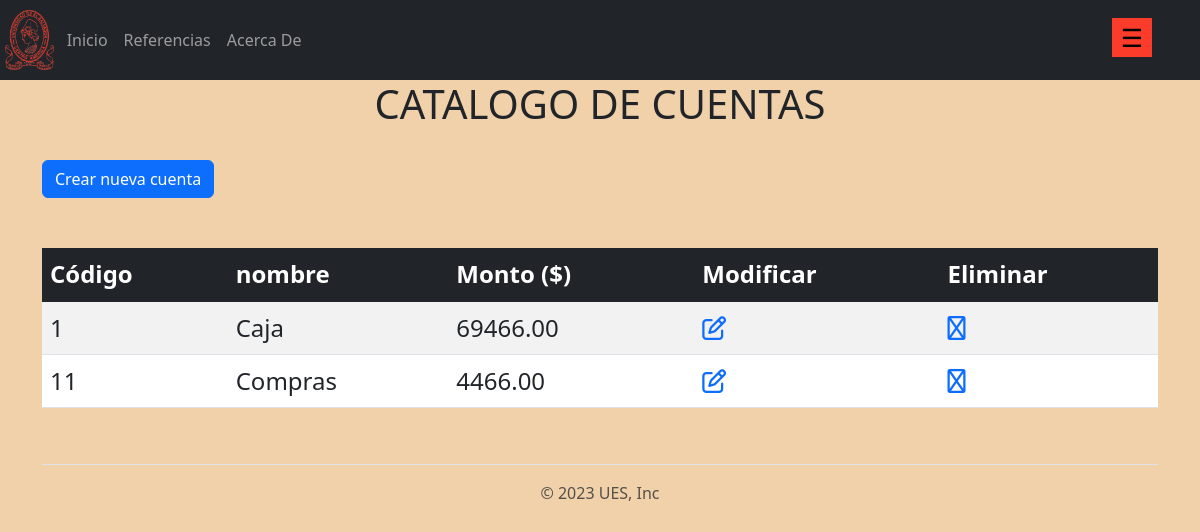
Page /cuenta/cuenta on the earlier database version.
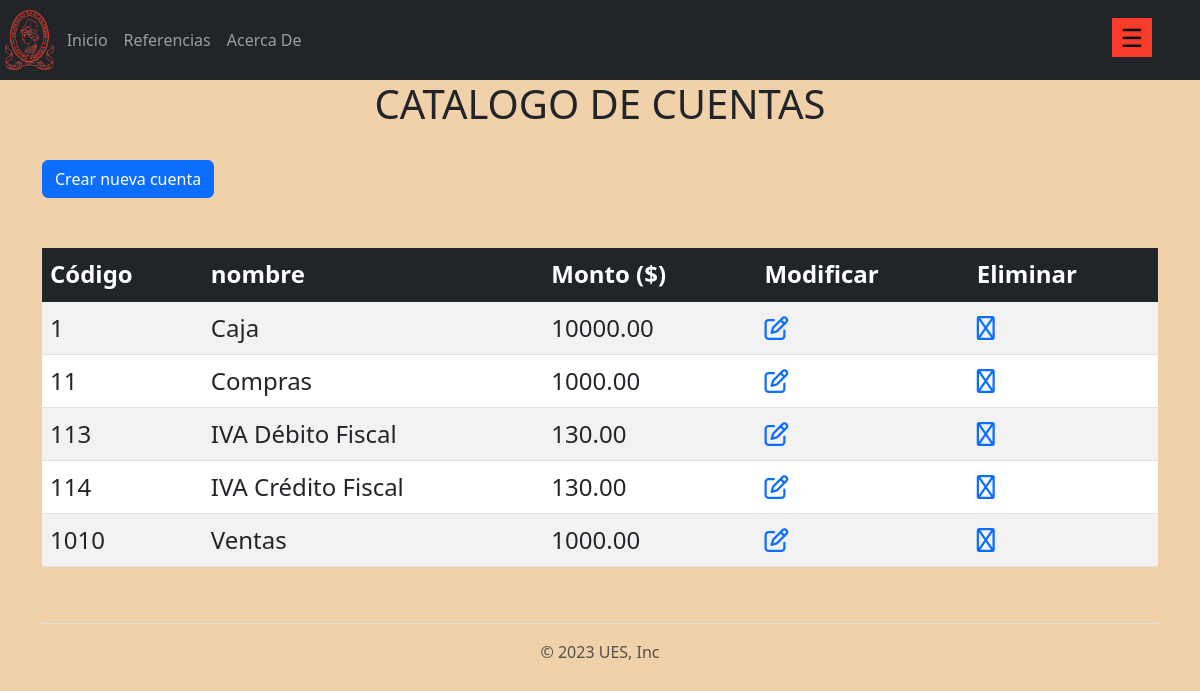
Same page on the later database version.
### aplicaciones/cuenta/models.py (models this page shows, shortened)
class cuenta(models.Model):
    codigo = models.CharField(max_length=10)
    nombre = models.CharField(max_length=50)
    monto = models.DecimalField(max_digits=10, decimal_places=2)

### aplicaciones/cuenta/views.py (the view)
# urls.py: path('cuenta/cuenta', views.cuentas, name='cuenta'),
def cuentas(request):
    catalogo = cuenta.objects.all().order_by('id')
    return render(request, 'cuenta/cuenta.html',{
        'catalogo':catalogo
    })

### templates/cuenta/cuenta.html (shortened to what this page needs)
{% extends 'layout/base.html' %}
{% load static %}
{% block content %}
    <h1>CATALOGO DE CUENTAS</h1><br>
    <a href="{% url 'crear' %}">
        <button style="margin-bottom: 50px;" type="button" class="btn btn-primary">Crear nueva cuenta</button>
    </a>
    <table class="table table-striped" style="font-size: x-large;">
        <thead class="table-dark">
            <tr>
                <th>Código</th>
                <th>nombre</th>
                <th>Monto ($)</th>
                <th>Modificar</th>
                <th>Eliminar</th>
            </tr>
        </thead>
        <tbody class="table-group-divider">
            {% for e in catalogo %}
                <tr>
                    <td> {{ e.codigo }}</td>
                    <td> {{ e.nombre }}</td>
                    <td> {{ e.monto }}</td>
                    <td> <a href="{% url 'modificar' e.id %}">
                        <i class="fa-regular fa-pen-to-square"></i>
                    </a></td>
                    <td><a href="{% url 'eliminar' e.id %}">
                        <i class="fa-regular fa-trash"></i></td>
                </tr>
                    {% endfor %}
        </tbody>
    </table>
{% endblock content %}

### templates/layout/base.html (shortened to what this page needs)
{% load static %}
<!DOCTYPE html>
<html lang="en">
  <head>
    <link href="{% static 'fontawesomefree/css/fontawesome.css' %}" rel="stylesheet" type="text/css">
    <link href="{% static 'fontawesomefree/css/brands.css' %}" rel="stylesheet" type="text/css">
    <link href="{% static 'fontawesomefree/css/solid.css' %}" rel="stylesheet" type="text/css">
    <link
      href="https://cdn.jsdelivr.net/npm/bootstrap@5.3.0-alpha3/dist/css/bootstrap.min.css"
      rel="stylesheet"
    />
    <link
      rel="stylesheet"
      type="text/css"
      href="{% static 'css/sidebar.css' %}"
    />
    <link
      rel="stylesheet"
      type="text/css"
      href="{% static 'css/inicio.css' %}"
    />
    <link
      rel="stylesheet"
      type="text/css"
      href="{% static 'css/inicio2.css' %}"
    />
     <link
      rel="stylesheet"
      type="text/css"
      href="{% static 'css/transacciones.css' %}"
    />
    <link
      rel="stylesheet"
      type="text/css"
      href="{% static 'css/reportes.css' %}"
    />
    <link
      rel="stylesheet"
      type="text/css"
      href="{% static 'css/apoyo.css' %}"
    />
  </head>
  <body>
    <header>
      {% include 'layout/_navbar.html' %}
      <div class="toggle-btn">
        <span>&#9776;</span>
      </div>
    </header>
    <main id="main">
      <div class="content container">{% block content %}{% endblock %}</div>
    </main>
    {% include 'layout/_footer.html' %}
  </body>
</html>

### templates/layout/_navbar.html
{% load static %}
<nav class="navbar navbar-expand-sm bg-dark navbar-dark header">
   <div class="toggle-btn">
    <span>&#9776;</span>
  </div>
  <a href="https://www.ues.edu.sv">
    <img src="{% static 'img/ues-logo.png'%}" "width="70" height="60">
  </a>
    <ul class="navbar-nav">
      <li class="nav-item active">
        <a class="nav-link" href="{% url 'inicio' %}">Inicio</a>
      </li>
      <li class="nav-item">
        <a class="nav-link" >Referencias</a>
      </li>
      <li class="nav-item">
        <a class="nav-link" >Acerca De</a>
      </li>
    </ul>
</nav>

### templates/layout/_sidebar.html (shortened to what this page needs)
{% load static %}

### templates/layout/_footer.html
<div class="container">
    <footer class="py-3 my-4">
      <ul class="nav justify-content-center border-bottom pb-3 mb-3">
      </ul>
      <p class="text-center text-muted">© 2023 UES, Inc</p>
    </footer>
  </div>

### static/css/sidebar.css (style rules this page uses)
* { margin: 0; padding: 0; }
img { z-index: -1; }
#main { margin-top: 10vh; }
.header { position: fixed; top: 0; left: 0; width: 100%; height: 10vh; z-index: 1; }
.toggle-btn { position: fixed; top: 1.1rem; right: 3rem; cursor: pointer; }
.toggle-btn span { display: block; width: 40px; text-align: center; font-size: 25px; border: 1px solid #fc3c2b; color: #000; background-color: #fc3c2b; }

### static/css/inicio.css (style rules this page uses)
h1 { text-align: center; }

### templates/layout/base.html (style rules this page uses)
body { background-color:rgb(240, 209, 169); }

Differences in the rows shown:
changed cuenta "Caja": monto "69466.00" → "10000.00"
changed cuenta "Compras": monto "4466.00" → "1000.00"
added cuenta: codigo "113", nombre "IVA Débito Fiscal", monto "130.00"
added cuenta: codigo "114", nombre "IVA Crédito Fiscal", monto "130.00"
added cuenta: codigo "1010", nombre "Ventas", monto "1000.00"
